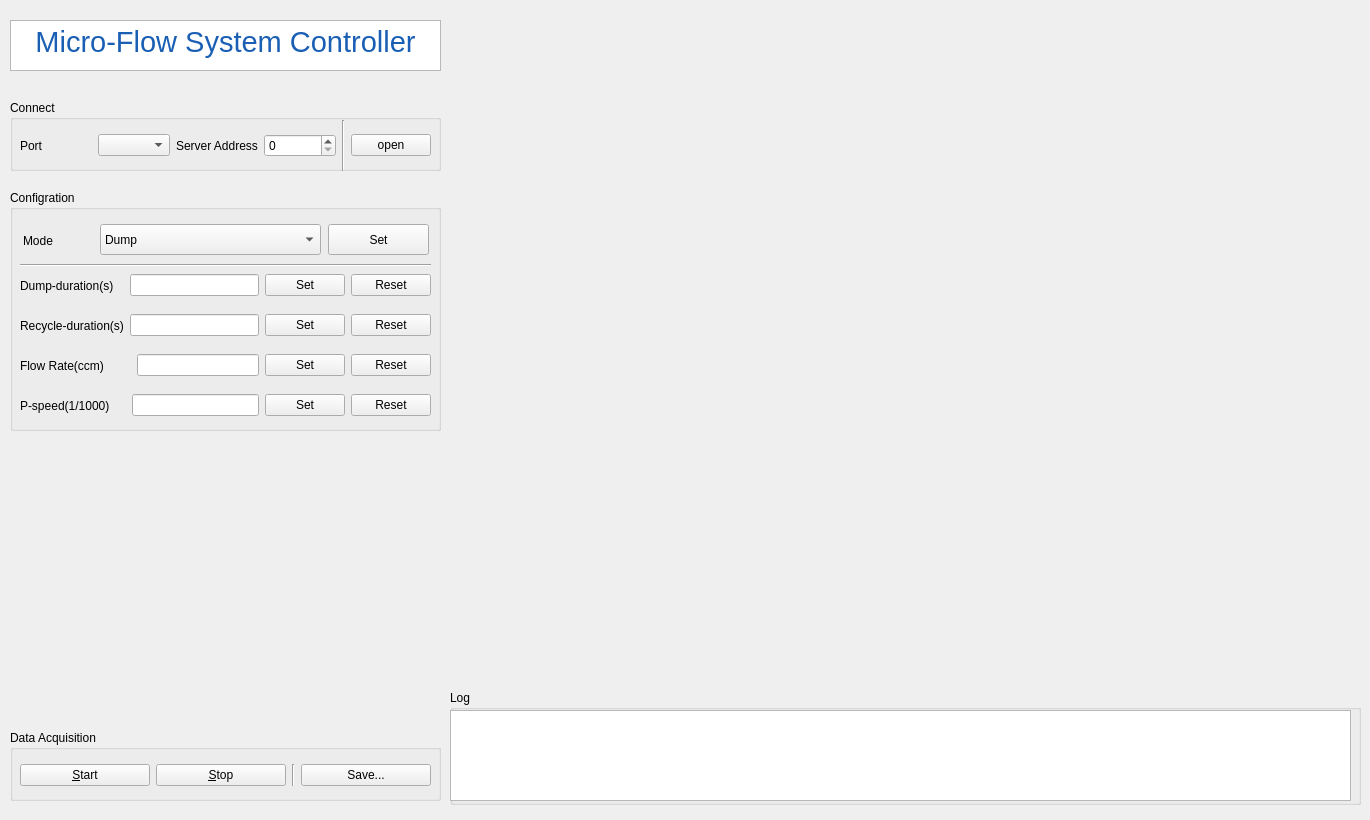
<?xml version="1.0" encoding="UTF-8"?>
<ui version="4.0">
 <class>monitor</class>
 <widget class="QWidget" name="monitor">
  <property name="geometry">
   <rect>
    <x>0</x>
    <y>0</y>
    <width>1370</width>
    <height>820</height>
   </rect>
  </property>
  <property name="windowTitle">
   <string>monitor</string>
  </property>
  <widget class="QWidget" name="widget" native="true">
   <property name="geometry">
    <rect>
     <x>10</x>
     <y>440</y>
     <width>431</width>
     <height>285</height>
    </rect>
   </property>
  </widget>
  <widget class="QWidget" name="verticalLayoutWidget">
   <property name="geometry">
    <rect>
     <x>450</x>
     <y>20</y>
     <width>911</width>
     <height>661</height>
    </rect>
   </property>
   <layout class="QVBoxLayout" name="verticalLayout">
    <item>
     <widget class="QWidget" name="widget_3" native="true"/>
    </item>
    <item>
     <widget class="QWidget" name="widget_2" native="true"/>
    </item>
   </layout>
  </widget>
  <widget class="QGroupBox" name="groupBox_2">
   <property name="geometry">
    <rect>
     <x>10</x>
     <y>190</y>
     <width>431</width>
     <height>241</height>
    </rect>
   </property>
   <property name="title">
    <string>Configration</string>
   </property>
   <widget class="QWidget" name="horizontalLayoutWidget_3">
    <property name="geometry">
     <rect>
      <x>10</x>
      <y>80</y>
      <width>411</width>
      <height>31</height>
     </rect>
    </property>
    <layout class="QHBoxLayout" name="horizontalLayout_3">
     <item>
      <widget class="QLabel" name="label">
       <property name="text">
        <string>Dump-duration(s)   </string>
       </property>
      </widget>
     </item>
     <item>
      <widget class="QLineEdit" name="lineEdit"/>
     </item>
     <item>
      <widget class="QPushButton" name="pushButton_6">
       <property name="text">
        <string>Set</string>
       </property>
      </widget>
     </item>
     <item>
      <widget class="QPushButton" name="pushButton_10">
       <property name="text">
        <string>Reset</string>
       </property>
      </widget>
     </item>
    </layout>
   </widget>
   <widget class="QWidget" name="horizontalLayoutWidget_4">
    <property name="geometry">
     <rect>
      <x>10</x>
      <y>120</y>
      <width>411</width>
      <height>31</height>
     </rect>
    </property>
    <layout class="QHBoxLayout" name="horizontalLayout_4">
     <item>
      <widget class="QLabel" name="label_6">
       <property name="text">
        <string>Recycle-duration(s)</string>
       </property>
      </widget>
     </item>
     <item>
      <widget class="QLineEdit" name="lineEdit_4"/>
     </item>
     <item>
      <widget class="QPushButton" name="pushButton_5">
       <property name="text">
        <string>Set</string>
       </property>
      </widget>
     </item>
     <item>
      <widget class="QPushButton" name="pushButton_11">
       <property name="text">
        <string>Reset</string>
       </property>
      </widget>
     </item>
    </layout>
   </widget>
   <widget class="QWidget" name="horizontalLayoutWidget_5">
    <property name="geometry">
     <rect>
      <x>10</x>
      <y>160</y>
      <width>411</width>
      <height>31</height>
     </rect>
    </property>
    <layout class="QHBoxLayout" name="horizontalLayout_5">
     <item>
      <widget class="QLabel" name="label_2">
       <property name="text">
        <string>Flow Rate(ccm)        </string>
       </property>
      </widget>
     </item>
     <item>
      <widget class="QLineEdit" name="lineEdit_2"/>
     </item>
     <item>
      <widget class="QPushButton" name="pushButton_7">
       <property name="text">
        <string>Set</string>
       </property>
      </widget>
     </item>
     <item>
      <widget class="QPushButton" name="pushButton_12">
       <property name="text">
        <string>Reset</string>
       </property>
      </widget>
     </item>
    </layout>
   </widget>
   <widget class="QWidget" name="horizontalLayoutWidget_6">
    <property name="geometry">
     <rect>
      <x>10</x>
      <y>200</y>
      <width>411</width>
      <height>31</height>
     </rect>
    </property>
    <layout class="QHBoxLayout" name="horizontalLayout_6">
     <item>
      <widget class="QLabel" name="label_4">
       <property name="text">
        <string>P-speed(1/1000)     </string>
       </property>
      </widget>
     </item>
     <item>
      <widget class="QLineEdit" name="lineEdit_3"/>
     </item>
     <item>
      <widget class="QPushButton" name="pushButton_8">
       <property name="text">
        <string>Set</string>
       </property>
      </widget>
     </item>
     <item>
      <widget class="QPushButton" name="pushButton_13">
       <property name="text">
        <string>Reset</string>
       </property>
      </widget>
     </item>
    </layout>
   </widget>
   <widget class="Line" name="line">
    <property name="geometry">
     <rect>
      <x>10</x>
      <y>65</y>
      <width>411</width>
      <height>20</height>
     </rect>
    </property>
    <property name="orientation">
     <enum>Qt::Orientation::Horizontal</enum>
    </property>
   </widget>
   <widget class="QComboBox" name="comboBox">
    <property name="geometry">
     <rect>
      <x>90</x>
      <y>34</y>
      <width>221</width>
      <height>31</height>
     </rect>
    </property>
    <item>
     <property name="text">
      <string>Dump</string>
     </property>
    </item>
    <item>
     <property name="text">
      <string>Recycle</string>
     </property>
    </item>
    <item>
     <property name="text">
      <string>Mix</string>
     </property>
    </item>
    <item>
     <property name="text">
      <string>Unknow</string>
     </property>
    </item>
   </widget>
   <widget class="QPushButton" name="pushButton_9">
    <property name="geometry">
     <rect>
      <x>318</x>
      <y>34</y>
      <width>101</width>
      <height>31</height>
     </rect>
    </property>
    <property name="text">
     <string>Set</string>
    </property>
   </widget>
   <widget class="QLabel" name="label_7">
    <property name="geometry">
     <rect>
      <x>13</x>
      <y>30</y>
      <width>61</width>
      <height>41</height>
     </rect>
    </property>
    <property name="text">
     <string>Mode</string>
    </property>
   </widget>
  </widget>
  <widget class="QTextBrowser" name="textBrowser_2">
   <property name="geometry">
    <rect>
     <x>10</x>
     <y>20</y>
     <width>431</width>
     <height>51</height>
    </rect>
   </property>
   <property name="html">
    <string>&lt;!DOCTYPE HTML PUBLIC &quot;-//W3C//DTD HTML 4.0//EN&quot; &quot;http://www.w3.org/TR/REC-html40/strict.dtd&quot;&gt;
&lt;html&gt;&lt;head&gt;&lt;meta name=&quot;qrichtext&quot; content=&quot;1&quot; /&gt;&lt;meta charset=&quot;utf-8&quot; /&gt;&lt;style type=&quot;text/css&quot;&gt;
p, li { white-space: pre-wrap; }
hr { height: 1px; border-width: 0; }
li.unchecked::marker { content: &quot;\2610&quot;; }
li.checked::marker { content: &quot;\2612&quot;; }
&lt;/style&gt;&lt;/head&gt;&lt;body style=&quot; font-family:'Ubuntu'; font-size:11pt; font-weight:400; font-style:normal;&quot;&gt;
&lt;p align=&quot;center&quot; style=&quot; margin-top:12px; margin-bottom:12px; margin-left:0px; margin-right:0px; -qt-block-indent:0; text-indent:0px;&quot;&gt;&lt;span style=&quot; font-size:22pt; color:#1a5fb4;&quot;&gt;Micro-Flow System Controller&lt;/span&gt;&lt;/p&gt;&lt;/body&gt;&lt;/html&gt;</string>
   </property>
  </widget>
  <widget class="QGroupBox" name="groupBox_3">
   <property name="geometry">
    <rect>
     <x>10</x>
     <y>100</y>
     <width>431</width>
     <height>71</height>
    </rect>
   </property>
   <property name="title">
    <string>Connect</string>
   </property>
   <widget class="QWidget" name="horizontalLayoutWidget">
    <property name="geometry">
     <rect>
      <x>10</x>
      <y>20</y>
      <width>411</width>
      <height>51</height>
     </rect>
    </property>
    <layout class="QHBoxLayout" name="horizontalLayout">
     <item>
      <widget class="QLabel" name="label_3">
       <property name="text">
        <string>Port</string>
       </property>
      </widget>
     </item>
     <item>
      <widget class="QComboBox" name="comboBox_2"/>
     </item>
     <item>
      <widget class="QLabel" name="label_5">
       <property name="text">
        <string>Server Address</string>
       </property>
      </widget>
     </item>
     <item>
      <widget class="QSpinBox" name="spinBox"/>
     </item>
     <item>
      <widget class="Line" name="line_2">
       <property name="orientation">
        <enum>Qt::Orientation::Vertical</enum>
       </property>
      </widget>
     </item>
     <item>
      <widget class="QPushButton" name="pushButton_2">
       <property name="text">
        <string>open</string>
       </property>
      </widget>
     </item>
    </layout>
   </widget>
  </widget>
  <widget class="QGroupBox" name="groupBox_4">
   <property name="geometry">
    <rect>
     <x>450</x>
     <y>690</y>
     <width>911</width>
     <height>115</height>
    </rect>
   </property>
   <property name="title">
    <string>Log</string>
   </property>
   <widget class="QTextBrowser" name="textBrowser_3">
    <property name="geometry">
     <rect>
      <x>0</x>
      <y>20</y>
      <width>901</width>
      <height>91</height>
     </rect>
    </property>
   </widget>
  </widget>
  <widget class="QGroupBox" name="groupBox">
   <property name="geometry">
    <rect>
     <x>10</x>
     <y>730</y>
     <width>431</width>
     <height>71</height>
    </rect>
   </property>
   <property name="title">
    <string>Data Acquisition</string>
   </property>
   <widget class="QWidget" name="gridLayoutWidget">
    <property name="geometry">
     <rect>
      <x>10</x>
      <y>20</y>
      <width>411</width>
      <height>51</height>
     </rect>
    </property>
    <layout class="QGridLayout" name="gridLayout">
     <item row="0" column="3">
      <widget class="QPushButton" name="pushButton_4">
       <property name="text">
        <string>Save...</string>
       </property>
      </widget>
     </item>
     <item row="0" column="1">
      <widget class="QPushButton" name="pushButton_3">
       <property name="text">
        <string>&amp;Stop</string>
       </property>
      </widget>
     </item>
     <item row="0" column="0">
      <widget class="QPushButton" name="pushButton">
       <property name="text">
        <string>&amp;Start</string>
       </property>
      </widget>
     </item>
     <item row="0" column="2">
      <widget class="Line" name="line_3">
       <property name="orientation">
        <enum>Qt::Orientation::Vertical</enum>
       </property>
      </widget>
     </item>
    </layout>
   </widget>
  </widget>
 </widget>
 <resources/>
 <connections/>
</ui>
